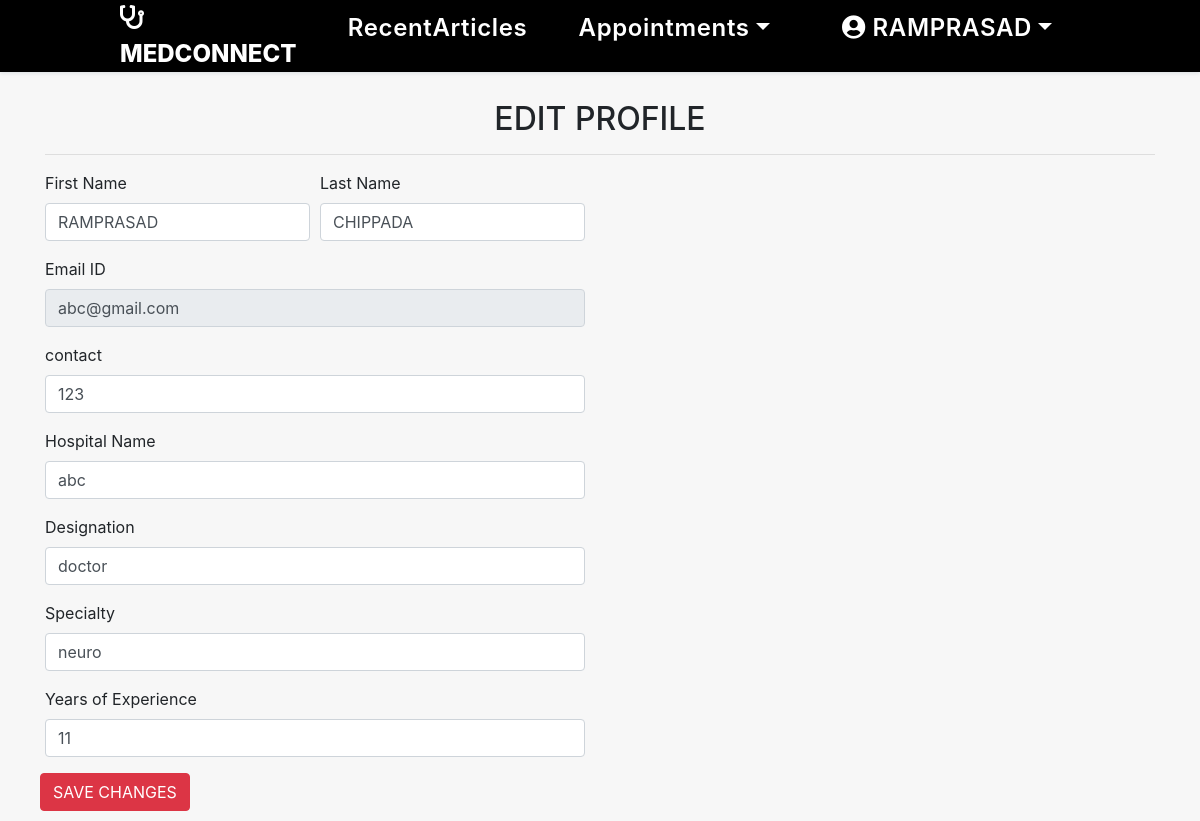
Page /doctoredit (signed in) on the committed database.
### Doctor/models.py (models this page shows, shortened)
class Doctor(models.Model):
    user=models.ForeignKey(User, null=True, on_delete=models.CASCADE)
    first_name = models.CharField(null=True,max_length=50)
    last_name = models.CharField(null=True,max_length=30)
    email = models.EmailField(null=True,max_length=50)
    contact_no = models.CharField(null=True,max_length=13)
    designation = models.CharField(null=True,max_length=50)
    specialty = models.CharField(null=True,max_length=30)
    hospital=models.CharField(null=True,max_length=50)
    experience_years = models.PositiveIntegerField(null=True)

### Doctor/views.py (the view, shortened to what this page needs)
# urls.py: path('doctoredit',doctoredit,name='doctoredit'),
def doctoredit(request):
    if not request.user.is_authenticated:
        return redirect('doctorlogin')
    error=False
    user=User.objects.get(id=request.user.id)
    data=Doctor.objects.get(user=user)
    d={'data':data,'user':user,'error':error}
    return render(request,'doctoredit.html',d)

### Doctor/templates/doctoredit.html (shortened to what this page needs)
{% extends 'doctor_nav.html' %}
{% load static%}
{% block body%}
<div class="container"style="margin-top:90px;">
    <h2 class="text-center">EDIT PROFILE</h2>
    <hr>
    <div class="row">
        <div class="col-md-6">
            <form action="" method="post">
                <div class="form-row">
                    <div class="form-group col-sm-6">
                        <label for="">First Name</label>
                        <input type="text" class="form-control" name="fname" value="{{data.user.first_name}}">
                    </div>
                    <div class="form-group col-sm-6">
                        <label for="">Last Name</label>
                        <input type="text" class="form-control" name="lname" value="{{data.user.last_name}}">
                    </div>
                    <div class="form-group col-md-12">
                        <label for="">Email ID</label>
                        <input type="email" class="form-control" name="emailid" value="{{data.user.username}}" disabled>
                    </div>
                    <div class="form-group col-md-12">
                        <label for="">contact</label>
                        <input type="number" class="form-control" name="con" value="{{data.contact_no}}">
                    </div>
                    <div class="form-group col-md-12">
                        <label for="">Hospital Name</label>
                        <input type="text" class="form-control" name="hospital" value="{{data.hospital}}">
                    </div>
                    <div class="form-group col-md-12">
                        <label for="">Designation</label>
                        <input type="text" class="form-control" name="design" value="{{data.designation}}">
                    </div>
                    <div class="form-group col-md-12">
                        <label for="">Specialty</label>
                        <input type="text" class="form-control" name="specialty" value="{{data.specialty}}">
                    </div>
                    <div class="form-group col-md-12">
                        <label for="">Years of Experience</label>
                        <input type="number" class="form-control" name="exe" value="{{data.experience_years}}">
                    </div>
                <input type="submit" class="btn btn-danger" value="SAVE CHANGES">
            </form>
        </div>
    </div><br>
</div>
{%endblock%}

### Doctor/templates/doctor_nav.html (shortened to what this page needs)
<!DOCTYPE html>
<html lang="en">
<head>
    {% load static %}
    <link rel="stylesheet" href="https://maxcdn.bootstrapcdn.com/bootstrap/4.3.1/css/bootstrap.min.css">
    <link rel="stylesheet" href="https://use.fontawesome.com/releases/v5.6.3/css/all.css"
>
    <link rel="stylesheet" href="{% static 'css/mystyle.css' %}">
</head>
<body>
    <header>
		<a href="/" class="logo"><i class="	fa fa-stethoscope" style="color: white;"></i> MEDCONNECT</a>
		<nav class="navbar">
			<ul>
				<li><a class="active" href="{% url 'doctorhome' %}">RecentArticles</a></li>
                <li class="navbar-item dropdown" style="color: black;" >
                    <a href="#" class="nav-link dropdown-toggle " data-toggle="dropdown" >Appointments</a>
                </li>
				<li class="navbar-item dropdown" style="color: black;" >
                    <a href="#" class="nav-link dropdown-toggle " data-toggle="dropdown" ><i class="fas fa-user-circle" ></i> {{request.user.first_name}}</a>
                </li>
			</ul>
		</nav>
	</header>
</body>
</html>
{% block body %}
{% endblock %}

### Patient/static/css/mystyle.css (style rules this page uses)
* { margin: 0; padding: 0; box-sizing: border-box; text-decoration: none; outline: none; border: none; transition: all 0.2s linear; }
html { overflow-x: hidden; scroll-behavior: smooth; }
body { background: #f7f7f7; padding: 10px; }
html { overflow-x: hidden; }
header { position: fixed; top: 0; left: 0; right: 0; z-index: 1000; display: flex; align-items: center; justify-content: space-between; padding: 1.5rem 10%; height: 4.5rem; background-color:black; box-shadow: 0 1px 4px rgba(146, 161, 176, 0.3); }
header .logo { font-size: 1.5rem; font-weight: 800; text-decoration: none; color: white; }
header .logo i { font-size: 1.5rem; }
header .navbar ul { list-style: none; display: flex; justify-content: center; align-items: center; transition: all 0.2s linear; }
header .navbar li { margin-left: 2.2rem; transition: all 0.2s linear; }
header .navbar ul li a { font-size: 1.5rem; color: white; font-weight: 600; text-decoration: none; letter-spacing: 0.04rem; transition: all 0.2s linear; }
.dropdown { position: relative; display: inline-block; margin: 0 5px 0 10px; }

### rows in the picture
Doctor: fname "RAMPRASAD", lname "CHIPPADA", emailid "abc@gmail.com", con "123", hospital "abc", design "doctor", specialty "neuro", exe "11"

### other values in the picture
{{ request.user.first_name }} "RAMPRASAD"
